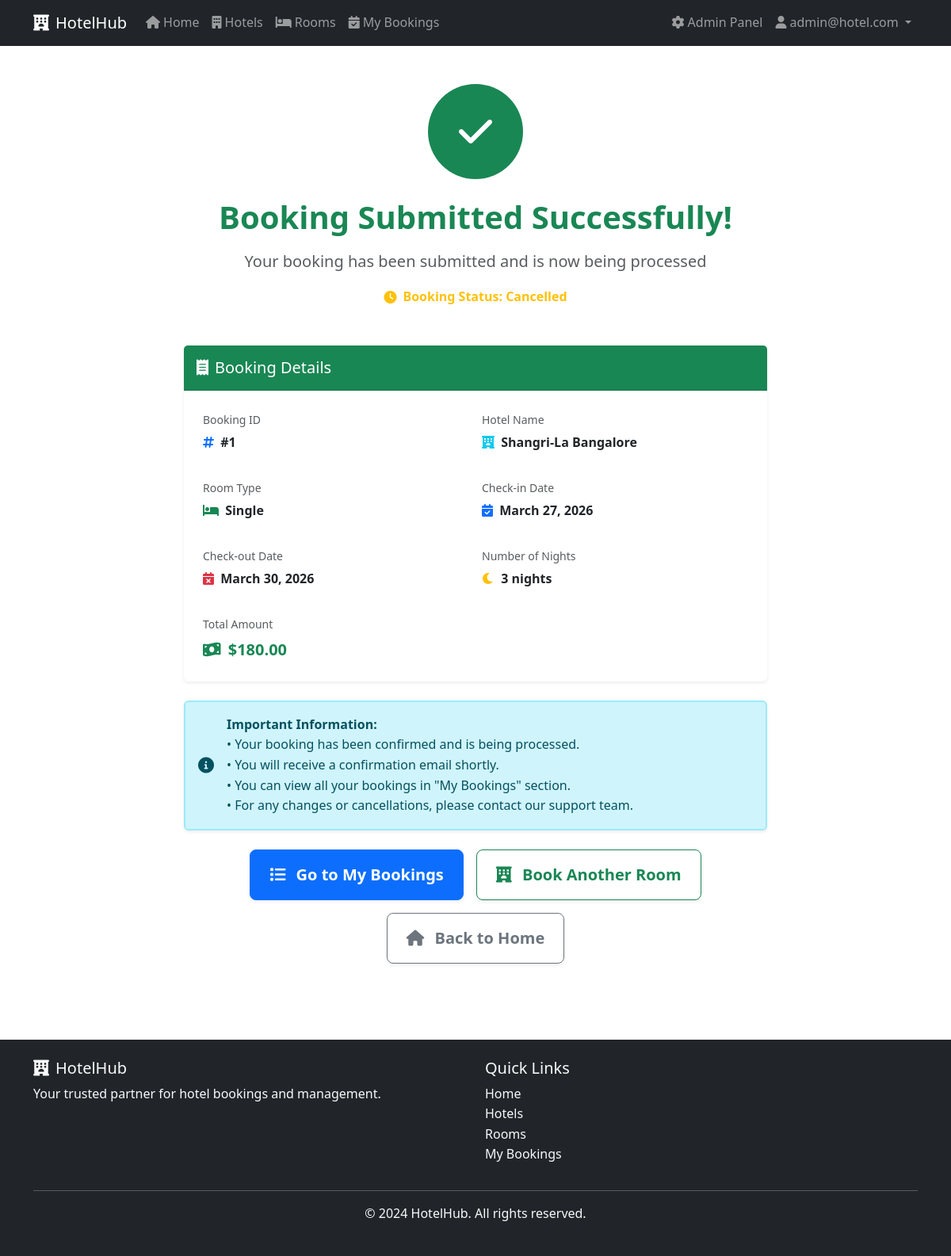
Page /booking/confirmed/1/ (signed in) on the committed database.
### hotel/models.py (models this page shows, shortened)
class Booking(models.Model):
    STATUS_CHOICES = [
        ('Pending', 'Pending'),
        ('Confirmed', 'Confirmed'),
        ('Cancelled', 'Cancelled'),
        ('Completed', 'Completed'),
    ]
    user = models.ForeignKey(User, on_delete=models.CASCADE, related_name='bookings')
    hotel = models.ForeignKey(Hotel, on_delete=models.CASCADE, related_name='bookings')
    room = models.ForeignKey(Room, on_delete=models.CASCADE, related_name='bookings')
    check_in = models.DateField()
    check_out = models.DateField()
    total_amount = models.DecimalField(max_digits=10, decimal_places=2)
    status = models.CharField(max_length=20, choices=STATUS_CHOICES, default='Pending')
    created_at = models.DateTimeField(auto_now_add=True)
    updated_at = models.DateTimeField(auto_now=True)
    class Meta:
        ordering = ['-created_at']

class Hotel(models.Model):
    name = models.CharField(max_length=200)
    city = models.CharField(max_length=100)
    address = models.TextField()
    description = models.TextField()
    hotel_image_url = models.URLField(max_length=500, default='https://picsum.photos/400/300')
    rating = models.DecimalField(
        max_digits=3,
        decimal_places=2,
        validators=[MinValueValidator(0.0), MaxValueValidator(5.0)]
    )
    price_range = models.CharField(max_length=50)  # e.g., "$$", "$$$", "$$$$"
    created_at = models.DateTimeField(auto_now_add=True)
    updated_at = models.DateTimeField(auto_now=True)
    class Meta:
        ordering = ['-created_at']

class Room(models.Model):
    ROOM_TYPES = [
        ('Single', 'Single'),
        ('Double', 'Double'),
        ('Deluxe', 'Deluxe'),
        ('Suite', 'Suite'),
    ]
    hotel = models.ForeignKey(Hotel, on_delete=models.CASCADE, related_name='rooms')
    room_type = models.CharField(max_length=20, choices=ROOM_TYPES)
    price_per_night = models.DecimalField(max_digits=10, decimal_places=2)
    capacity = models.PositiveIntegerField()
    availability = models.BooleanField(default=True)
    room_image_url = models.URLField(max_length=500, default='https://picsum.photos/400/300')
    description = models.TextField()
    room_number = models.CharField(max_length=10)
    created_at = models.DateTimeField(auto_now_add=True)
    updated_at = models.DateTimeField(auto_now=True)
    class Meta:
        ordering = ['room_number']

### hotel/views.py (the view)
# urls.py: path('booking/confirmed/<int:booking_id>/', views.booking_confirmed, name='booking_confirmed'),
@login_required
def booking_confirmed(request, booking_id):
    booking = get_object_or_404(Booking, id=booking_id, user=request.user)
    context = {
        'booking': booking,
        'user': request.user,
        'room': booking.room,
        'hotel': booking.hotel,
        'nights': None,  # Will be calculated in template
        'total_amount': booking.total_amount,
        'check_in': booking.check_in,
        'check_out': booking.check_out,
        'room_type': booking.room.get_room_type_display(),
        'hotel_name': booking.hotel.name,
        'room_number': booking.room.room_number,
        'price_per_night': booking.room.price_per_night,
        'city': booking.hotel.city,
        'user_email': request.user.email,
        'user_name': request.user.get_full_name() or request.user.username,
        'booking_status': booking.status,
        'created_at': booking.created_at,
        'booking_id': booking.id,
        'special_requests': 'No special requests specified',
        'guest_count': booking.room.capacity,
    }
    return render(request, 'hotel/booking_confirmed.html', context)

### templates/hotel/booking_confirmed.html (shortened to what this page needs)
{% extends 'base.html' %}
{% block content %}
<div class="container py-5">
    <div class="row justify-content-center">
        <div class="col-lg-8">
            <div class="text-center mb-5">
                <div class="mb-4">
                    <div class="d-inline-flex align-items-center justify-content-center bg-success rounded-circle p-4" style="width: 120px; height: 120px;">
                        <i class="fas fa-check fa-3x text-white"></i>
                    </div>
                </div>
                <h1 class="fw-bold mb-3 text-success">Booking Submitted Successfully!</h1>
                <p class="lead text-muted">Your booking has been submitted and is now being processed</p>
                <div class="d-inline-flex align-items-center text-warning">
                    <i class="fas fa-clock me-2"></i>
                    <span class="fw-semibold">Booking Status: {{ booking.status }}</span>
                </div>
            </div>
            <div class="card border-0 shadow-sm mb-4">
                <div class="card-header bg-success text-white py-3">
                    <h5 class="mb-0">
                        <i class="fas fa-receipt me-2"></i>Booking Details
                    </h5>
                </div>
                <div class="card-body p-4">
                    <div class="row g-3">
                        <div class="col-md-6">
                            <label class="text-muted small mb-1">Booking ID</label>
                            <p class="fw-semibold mb-3">
                                <i class="fas fa-hashtag text-primary me-1"></i>
                                #{{ booking.id }}
                            </p>
                        </div>
                        <div class="col-md-6">
                            <label class="text-muted small mb-1">Hotel Name</label>
                            <p class="fw-semibold mb-3">
                                <i class="fas fa-hotel text-info me-1"></i>
                                {{ booking.hotel.name }}
                            </p>
                        </div>
                        <div class="col-md-6">
                            <label class="text-muted small mb-1">Room Type</label>
                            <p class="fw-semibold mb-3">
                                <i class="fas fa-bed text-success me-1"></i>
                                {{ booking.room.room_type }}
                            </p>
                        </div>
                        <div class="col-md-6">
                            <label class="text-muted small mb-1">Check-in Date</label>
                            <p class="fw-semibold mb-3">
                                <i class="fas fa-calendar-check text-primary me-1"></i>
                                {{ booking.check_in }}
                            </p>
                        </div>
                        <div class="col-md-6">
                            <label class="text-muted small mb-1">Check-out Date</label>
                            <p class="fw-semibold mb-3">
                                <i class="fas fa-calendar-times text-danger me-1"></i>
                                {{ booking.check_out }}
                            </p>
                        </div>
                        <div class="col-md-6">
                            <label class="text-muted small mb-1">Number of Nights</label>
                            <p class="fw-semibold mb-3">
                                <i class="fas fa-moon text-warning me-1"></i>
                                <span id="nights-count">Calculating...</span>
                            </p>
                        </div>
                        <div class="col-md-6">
                            <label class="text-muted small mb-1">Total Amount</label>
                            <p class="fs-5 fw-bold text-success mb-0">
                                <i class="fas fa-money-bill-wave me-1"></i>
                                ${{ booking.total_amount }}
                            </p>
                        </div>
                    </div>
                </div>
            </div>
            <div class="alert alert-info border-2 shadow-sm" role="alert">
                <div class="d-flex align-items-center">
                    <i class="fas fa-info-circle fa-lg me-3"></i>
                    <div>
                        <strong>Important Information:</strong><br>
                        • Your booking has been confirmed and is being processed.<br>
                        • You will receive a confirmation email shortly.<br>
                        • You can view all your bookings in "My Bookings" section.<br>
                        • For any changes or cancellations, please contact our support team.
                    </div>
                </div>
            </div>
            <div class="d-flex justify-content-center gap-3 flex-wrap mt-4">
                <a href="{% url 'my_bookings' %}" class="btn btn-primary btn-lg px-4 py-3 shadow-sm">
                    <i class="fas fa-list me-2"></i>
                    <span class="fw-semibold">Go to My Bookings</span>
                </a>
                <a href="{% url 'hotel_list' %}" class="btn btn-outline-success btn-lg px-4 py-3 shadow-sm">
                    <i class="fas fa-hotel me-2"></i>
                    <span class="fw-semibold">Book Another Room</span>
                </a>
                <a href="{% url 'home' %}" class="btn btn-outline-secondary btn-lg px-4 py-3 shadow-sm">
                    <i class="fas fa-home me-2"></i>
                    <span class="fw-semibold">Back to Home</span>
                </a>
            </div>
        </div>
    </div>
</div>
{% endblock %}

### templates/base.html (shortened to what this page needs)
<!DOCTYPE html>
<html lang="en">
<head>
    <link href="https://cdn.jsdelivr.net/npm/bootstrap@5.3.0/dist/css/bootstrap.min.css" rel="stylesheet">
    <link href="https://cdnjs.cloudflare.com/ajax/libs/font-awesome/6.0.0/css/all.min.css" rel="stylesheet">
    {% load static %}
    <link href="{% static 'css/style.css' %}" rel="stylesheet">
</head>
<body>
    <nav class="navbar navbar-expand-lg navbar-dark bg-dark">
        <div class="container">
            <a class="navbar-brand" href="{% url 'home' %}">
                <i class="fas fa-hotel me-2"></i>HotelHub
            </a>
            <div class="collapse navbar-collapse" id="navbarNav">
                <ul class="navbar-nav me-auto">
                    <li class="nav-item">
                        <a class="nav-link" href="{% url 'home' %}">
                            <i class="fas fa-home me-1"></i>Home
                        </a>
                    </li>
                    <li class="nav-item">
                        <a class="nav-link" href="{% url 'hotel_list' %}">
                            <i class="fas fa-building me-1"></i>Hotels
                        </a>
                    </li>
                    <li class="nav-item">
                        <a class="nav-link" href="{% url 'room_list' %}">
                            <i class="fas fa-bed me-1"></i>Rooms
                        </a>
                    </li>
                    {% if user.is_authenticated %}
                    <li class="nav-item">
                        <a class="nav-link" href="{% url 'my_bookings' %}">
                            <i class="fas fa-calendar-check me-1"></i>My Bookings
                        </a>
                    </li>
                    {% endif %}
                </ul>
                <ul class="navbar-nav">
                    {% if user.is_authenticated %}
                        {% if user.is_superuser %}
                        <li class="nav-item">
                            <a class="nav-link" href="/admin-panel/login/" target="_blank">
                                <i class="fas fa-cog me-1"></i>Admin Panel
                            </a>
                        </li>
                        {% endif %}
                        <li class="nav-item dropdown">
                            <a class="nav-link dropdown-toggle" href="#" role="button" data-bs-toggle="dropdown">
                                <i class="fas fa-user me-1"></i>{{ user.username }}
                            </a>
                        </li>
                    {% endif %}
                </ul>
            </div>
        </div>
    </nav>
    <main>
        {% block content %}
        {% endblock %}
    </main>
    <footer class="bg-dark text-light py-4 mt-5">
        <div class="container">
            <div class="row">
                <div class="col-md-6">
                    <h5><i class="fas fa-hotel me-2"></i>HotelHub</h5>
                    <p>Your trusted partner for hotel bookings and management.</p>
                </div>
                <div class="col-md-6">
                    <h5>Quick Links</h5>
                    <ul class="list-unstyled">
                        <li><a href="{% url 'home' %}" class="text-light">Home</a></li>
                        <li><a href="{% url 'hotel_list' %}" class="text-light">Hotels</a></li>
                        <li><a href="{% url 'room_list' %}" class="text-light">Rooms</a></li>
                        {% if user.is_authenticated %}
                        <li><a href="{% url 'my_bookings' %}" class="text-light">My Bookings</a></li>
                        {% endif %}
                    </ul>
                </div>
            </div>
            <hr class="bg-light">
            <div class="text-center">
                <p>&copy; 2024 HotelHub. All rights reserved.</p>
            </div>
        </div>
    </footer>
</body>
</html>

### static/css/style.css (style rules this page uses)
:root { --primary-color: #007bff; --secondary-color: #6c757d; --success-color: #28a745; --danger-color: #dc3545; --warning-color: #ffc107; --info-color: #17a2b8; --light-color: #f8f9fa; --dark-color: #343a40; }
body { font-family: 'Segoe UI', Tahoma, Geneva, Verdana, sans-serif; line-height: 1.6; }
footer { margin-top: 50px; }
footer a { text-decoration: none; transition: color 0.3s ease; }

### templates/hotel/booking_confirmed.html (style rules this page uses)
.border-2 { border-width: 2px !important; }

### rows in the picture
Booking: status "Cancelled", id "1", hotel.name "Shangri-La Bangalore", room.room_type "Single", check_in "March 27, 2026", check_out "March 30, 2026", total_amount "180.00"

### other values in the picture
{{ user.username }} "admin@hotel.com"
